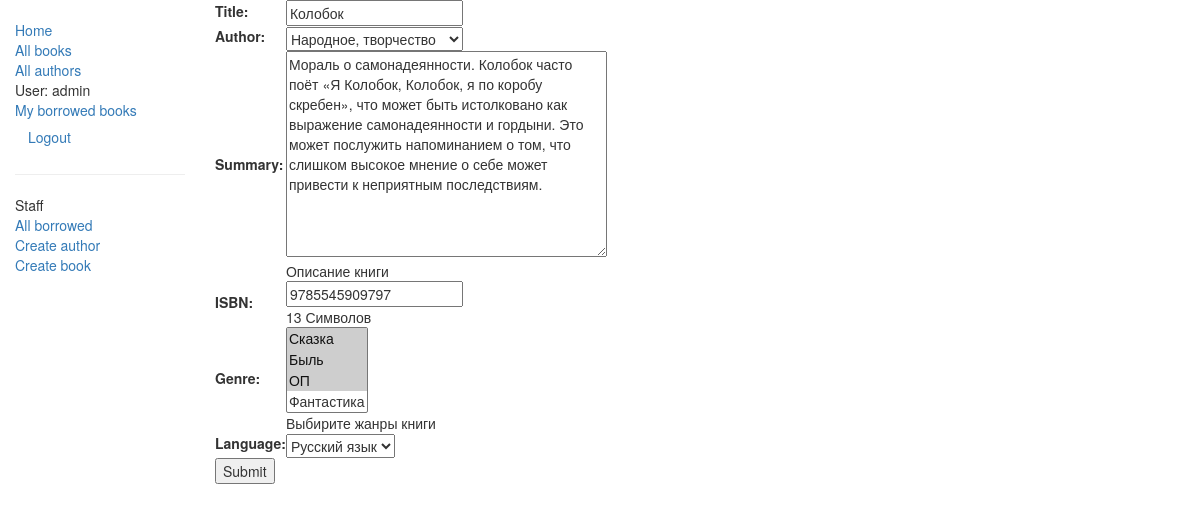
Screenshot of /catalog/book/1/update/ (signed in) with the database file from the repository.
### catalog/models.py (models this page shows, shortened)
class Book(models.Model):
    title = models.CharField(max_length=200)
    author = models.ForeignKey('Author', on_delete=models.SET_NULL, null=True)
    summary = models.TextField(max_length=1000, help_text='Описание книги')
    isbn = models.CharField('ISBN', max_length=13, help_text='13 Символов')
    genre = models.ManyToManyField(Genre, help_text='Выбирите жанры книги')
    language = models.ForeignKey('Language', on_delete=models.SET_NULL, null=True)
    def display_genre(self):
        return ', '.join([ genre.name for genre in self.genre.all()[:3]])
    display_genre.short_description = 'Genre'

### catalog/views.py (the view)
# urls.py: path('book/<int:pk>/update/', views.BookUpdate.as_view(), name='book_update'),
class BookUpdate(PermissionRequiredMixin, UpdateView):
    model = Book
    fields = ['title', 'author', 'summary', 'isbn', 'genre', 'language']
    permission_required = 'catalog.change_book'

### catalog/models.py (called while the page is built)
    def __str__(self):
        return self.name

    def __str__(self):
        return self.name

    def __str__(self):
        return '%s, %s' % (self.last_name, self.first_name)

### templates/catalog/book_form.html (shortened to what this page needs)
{% extends "base.html" %}
{% block content %}
<form action="" method="post">
    <table>
    {{ form.as_table }}
    </table>
    <input type="submit" value="Submit">
</form>
{% endblock %}

### templates/base.html (shortened to what this page needs)
<!doctype html>
<html lang="en">
<head>
    <link
            rel="stylesheet"
            href="https://maxcdn.bootstrapcdn.com/bootstrap/3.3.7/css/bootstrap.min.css  "/>
    {% load static %}
    <link rel="stylesheet" href="{% static 'css/styles.css' %}"/>
</head>
<body>
<div class="container-fluid">
    <div class="row">
        <div class="col-sm-2">
            {% block sidebar %}
                <ul class="sidebar-nav">
                    <li><a href="{% url 'index' %}">Home</a></li>
                    <li><a href="{% url 'books' %}">All books</a></li>
                    <li><a href="{% url 'authors' %}">All authors</a></li>
                    {% if user.is_authenticated %}
                        <li>User: {{ user.get_username }}</li>
                        <li><a href="{% url 'my_borrowed' %}">My borrowed books</a></li>
                        <li>
                            <form id="logout-form" method="post" action="{% url 'logout' %}">
                                <button type="submit" class="btn btn-link">Logout</button>
                            </form>
                        </li>
                    {% else %}
                        <li><a href="{% url 'login' %}?next={{ request.path }}">Login</a></li>
                    {% endif %}
                </ul>
                {% if user.is_staff %}
                    <hr>
                    <ul class="sidebar-nav">
                    <li>Staff</li>
                    <li><a href="{% url 'borrowed' %}">All borrowed</a></li>
                    <li><a href="{% url 'author_create' %}">Create author</a></li>
                    <li><a href="{% url 'book_create' %}">Create book</a></li>
                {% endif %}
            </ul>
            {% endblock %}
        </div>
        <div class="col-sm-10 ">
            {% block content %}{% endblock %}
        </div>
    </div>
</div>
</body>
</html>

### catalog/static/css/styles.css (style rules this page uses)
.sidebar-nav { margin-top: 20px; padding: 0; list-style: none; }

### rows the page displays
Book: title "Колобок", author "Народное, творчество", summary "Мораль о самонадеянности. Колобок часто поёт «Я Колобок, Колобок, я по коробу скребен», что может быть истолковано как выражение самонадеянности и гордыни. Это может послужить напоминанием о том, что слишком высокое мнение о себе может привести к неприятным последствиям.", isbn "9785545909797", language "Русский язык"

### other values shown
{{ user.get_username }} "admin"
